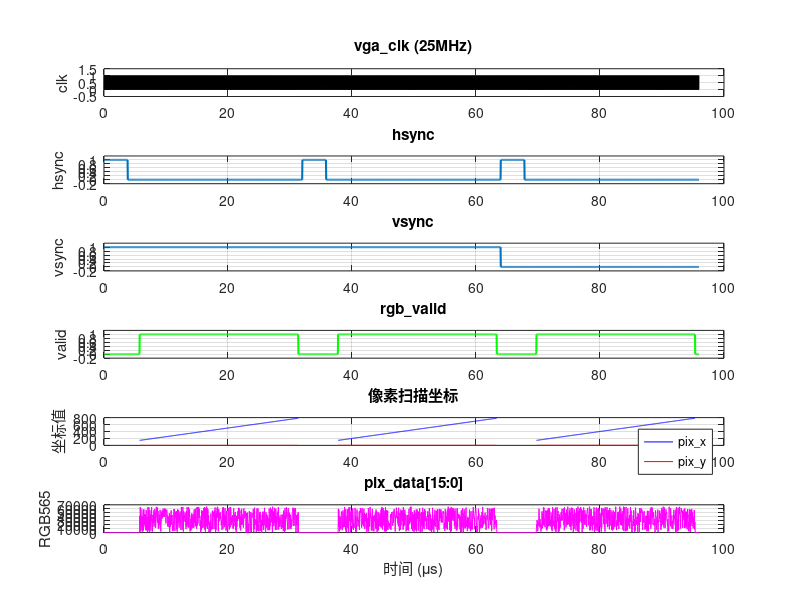

This figure's MATLAB source:
% ============================================
% VGA 参数
% ============================================
H_SYNC  = 96;      % 同步脉冲
H_BACK  = 48;      % 消隐后沿
H_VALID = 640;     % 有效区
H_FRONT = 16;      % 消隐前沿
H_TOTAL = H_SYNC + H_BACK + H_VALID + H_FRONT;

V_SYNC  = 2;
V_BACK  = 33;
V_VALID = 480;
V_FRONT = 10;
V_TOTAL = V_SYNC + V_BACK + V_VALID + V_FRONT;

% 模拟时钟周期
clk_period = 40e-9; % 25MHz
num_cycles = H_TOTAL * 3; % 模拟3行

% ============================================
% 生成行扫描信号
% ============================================
cnt_h = 0:H_TOTAL-1;
cnt_v = [0 1 2]; % 模拟3行

% 时钟波形
t = (0:length(cnt_h)*length(cnt_v)-1) * clk_period;
vga_clk = repmat([0 1], 1, length(t)/2);

% 生成 hsync 信号 (低有效)
hsync_line = zeros(1, length(cnt_h));
hsync_line(1:H_SYNC) = 1;
hsync = repmat(hsync_line, 1, length(cnt_v));

% 生成 vsync 信号 (低有效)
vsync = zeros(1, length(t));
vsync(1:V_SYNC*H_TOTAL) = 1;

% 生成有效显示区标志
rgb_valid_line = zeros(1, length(cnt_h));
rgb_valid_line(H_SYNC+H_BACK+1:H_SYNC+H_BACK+H_VALID) = 1;
rgb_valid = repmat(rgb_valid_line, 1, length(cnt_v));

% 生成 pix_x / pix_y
pix_x = repmat(0:H_TOTAL-1, 1, length(cnt_v));
pix_y = repelem(cnt_v, H_TOTAL);

pix_x(~rgb_valid) = NaN; % 无效区不显示
pix_y(~rgb_valid) = NaN;

% 生成 pix_data (模拟输出)
pix_data = zeros(size(rgb_valid));
pix_data(rgb_valid == 1) = randi([0, 65535], [1, sum(rgb_valid)]); % 模拟色彩数据

% ============================================
% 绘图
% ============================================
figure('Color','w','Position',[100 100 1000 700]);

subplot(6,1,1);
plot(t*1e6, vga_clk(1:length(t)),'k');
title('vga\_clk (25MHz)');
ylabel('clk'); grid on; ylim([-0.5,1.5]);

subplot(6,1,2);
plot(t*1e6, hsync,'LineWidth',1.5);
title('hsync'); ylabel('hsync'); ylim([-0.2,1.2]); grid on;

subplot(6,1,3);
plot(t*1e6, vsync,'LineWidth',1.5);
title('vsync'); ylabel('vsync'); ylim([-0.2,1.2]); grid on;

subplot(6,1,4);
plot(t*1e6, rgb_valid,'g','LineWidth',1.5);
title('rgb\_valid'); ylabel('valid'); ylim([-0.2,1.2]); grid on;

subplot(6,1,5);
plot(t*1e6, pix_x,'b'); hold on;
plot(t*1e6, pix_y,'r');
legend('pix\_x','pix\_y');
title('像素扫描坐标');
ylabel('坐标值'); grid on;

subplot(6,1,6);
plot(t*1e6, pix_data,'m');
title('pix\_data[15:0]');
xlabel('时间 (\mus)'); ylabel('RGB565'); grid on;
